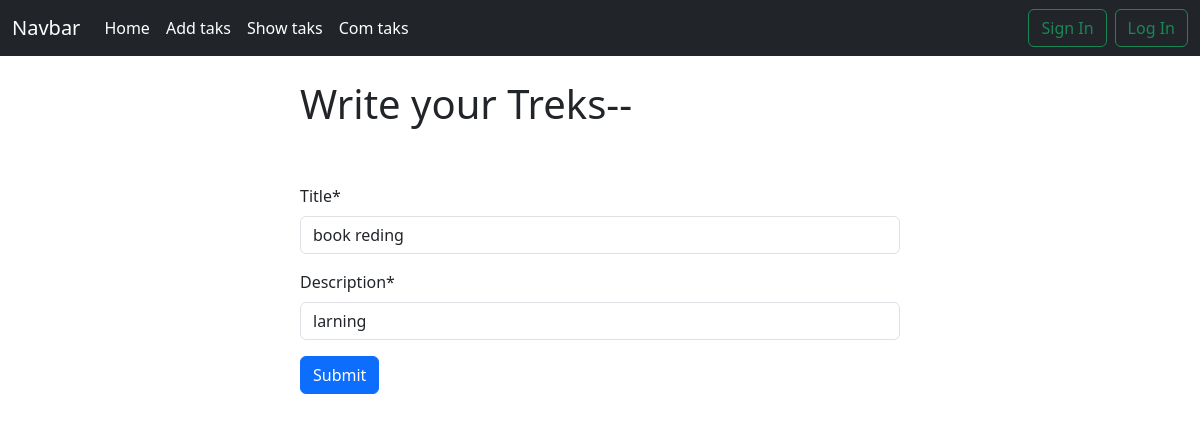
Before: /edit_task/8 with the older database file.
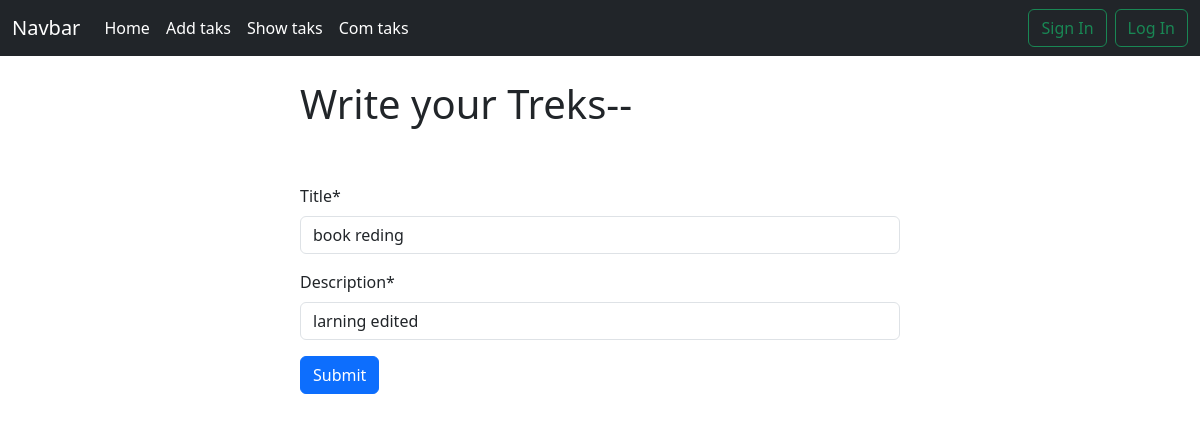
After: the same page with the newer database file.
### first_app/models.py (models this page shows)
class AddTaskModel(models.Model):
    Title = models.CharField(max_length=30)
    description = models.CharField(max_length=50)
    status = models.CharField(max_length=50,default = " incompleted" )
    tarck = models.BooleanField(default=False)

### first_app/views.py (the view)
# urls.py: path('edit_task/<int:id>', editTask, name='edit_task'),
def editTask(request,id):
    task_model = AddTaskModel.objects.get(pk = id)
    task_form = AddTaskForm(instance = task_model)
    if request.method == 'POST':
        task = AddTaskForm(request.POST, instance = task_model)
        if task.is_valid():
            task.save()
            return redirect('show_task')
    return render(request, 'add_task.html',  {'AddTask': task_form})

### first_app/forms.py
class AddTaskForm(forms.ModelForm):
    class Meta:
        model = AddTaskModel
        fields = ['id','Title','description']

### first_app/templates/add_task.html (shortened to what this page needs)
{% extends 'base.html' %}
{% load crispy_forms_tags %}
{% block contant %}
<div style="width:50%; margin:auto;">
    <br>
    <h1>Write your Treks--</h1>
    <br>
    <br>
    <form method="POST">
        {{AddTask|crispy}}
        <button class="btn btn-primary" type="submit">Submit</button>
    </form>
</div>
{% endblock  %}

Changed rows visible on the page:
changed AddTaskModel "book reding": description "larning" → "larning edited"
